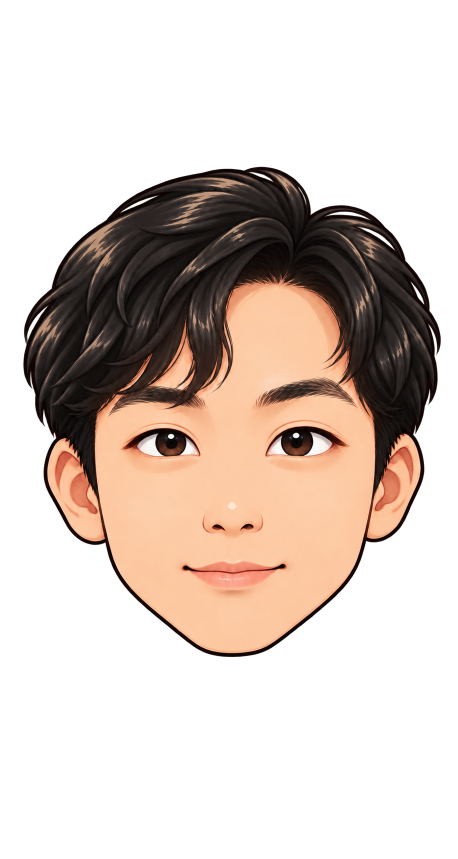
#> input picture output/characters/bs/generated/neutral-generated.png, 916 x 1717 px (shown at 1/2 size)
$ python pack_master.py
#> lines starting #> are read from the running program, lines starting #| are printed output that depends on the picture
"""Normalize a single complete neutral head with uniform scaling and safe padding."""
import json
from pathlib import Path
from PIL import Image, ImageOps

root = Path(__file__).resolve().parent
with Image.open(root/'generated/neutral-generated.png') as opened:
#> opened is the input picture: PIL image 916x1717 RGBA; mean R, G, B, A 56.1, 43.3, 35.3, 95.7
    assert 'A' in opened.getbands(), 'Actual transparent alpha is required'
    image = ImageOps.exif_transpose(opened).convert('RGBA')
assert image.getchannel('A').getextrema()[0] == 0
bounds = image.getchannel('A').point(lambda a:255 if a>=16 else 0).getbbox()
#> bounds = (46, 333, 882, 1315)
assert bounds and bounds[0]>0 and bounds[1]>0 and bounds[2]<image.width and bounds[3]<image.height, 'Clipped source head requires image regeneration'
cx,cy=image.width/2,image.height/2
#> cx = 458; cy = 858.5
ex=max(cx-bounds[0],bounds[2]-cx)
#> ex = 424
ey=max(cy-bounds[1],bounds[3]-cy)
#> ey = 525.5
scale=min(512/image.width,960/image.height,164/ex,414/ey)
#> scale = 0.387
size=(round(image.width*scale),round(image.height*scale))
#> size = (354, 664)
offset=((512-size[0])//2,(960-size[1])//2)
#> offset = (79, 148)
output=Image.new('RGBA',(512,960))
#> output: PIL image 512x960 RGBA; every value is 0
output.paste(image.resize(size,Image.Resampling.LANCZOS),offset)
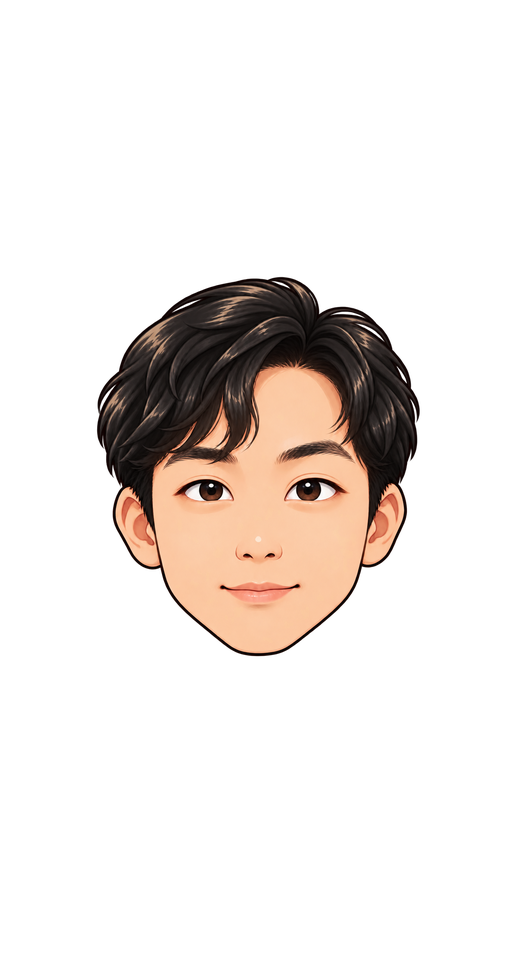
#> output: PIL image 512x960 RGBA; mean R, G, B, A 26.7, 20.6, 16.9, 45.8; transparent parts drawn white
output.save(root/'neutral-master.png')
box=output.getchannel('A').point(lambda a:255 if a>=16 else 0).getbbox()
#> box = (97, 277, 420, 657)
report={'source_size':image.size,'output_size':[512,960],'common_scale':scale,'offset':offset,
        'alpha_bounds':box,'margins':{'left':box[0],'right':512-box[2],'top':box[1],'bottom':960-box[3]},
        'scope':'Neutral front head only; no expressions or game registration',
        'semantic_review':'manually reviewed identity/style/head-only; pixel-perfect identity not guaranteed'}
(root/'master-layout.json').write_text(json.dumps(report,ensure_ascii=False,indent=2)+'\n')
print(json.dumps(report,ensure_ascii=False))
#> (printed output is left out)

$ run again, with output/characters/bs/generated/expression-sheet.png copied over output/characters/bs/generated/neutral-generated.png
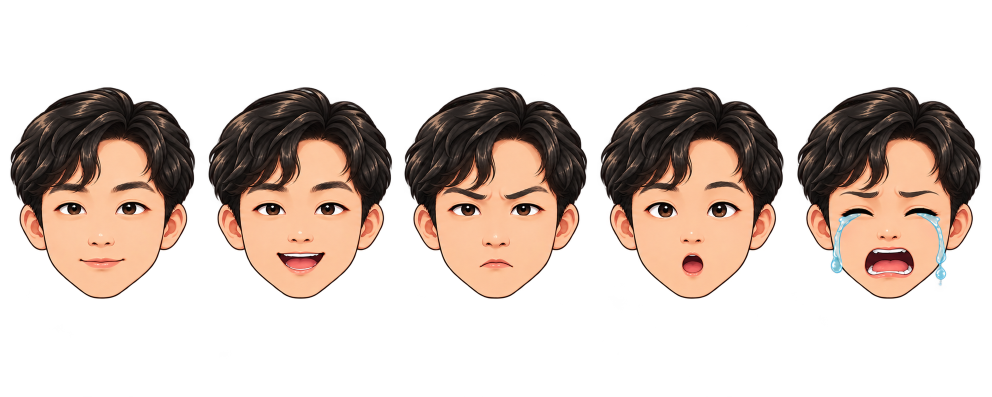
#> input picture output/characters/bs/generated/expression-sheet.png, 1983 x 793 px (shown at 1/2 size)
#> opened is the input picture: PIL image 1983x793 RGBA; mean R, G, B, A 53.4, 40.4, 32.6, 90.8
#> bounds = (20, 174, 1963, 598)
#> ex = 971.5
#> ey = 222.5
#> scale = 0.169
#> size = (335, 134)
#> offset = (88, 413)
#> `output.paste(image.resize(size,Image.Resampling.LANCZOS),offset)`:
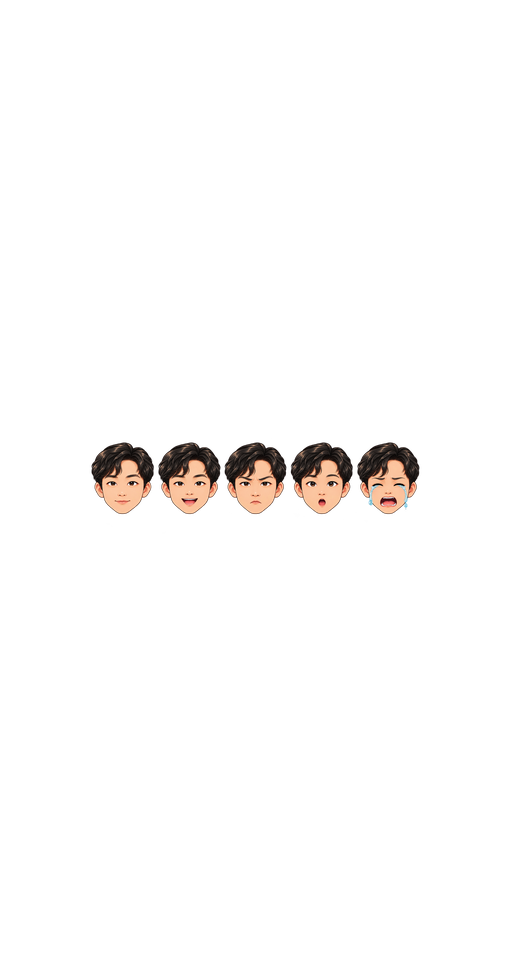
#> output: PIL image 512x960 RGBA; mean R, G, B, A 4.9, 3.7, 3, 8.3; transparent parts drawn white
#> box = (91, 442, 420, 514)
#> (printed output is left out)
